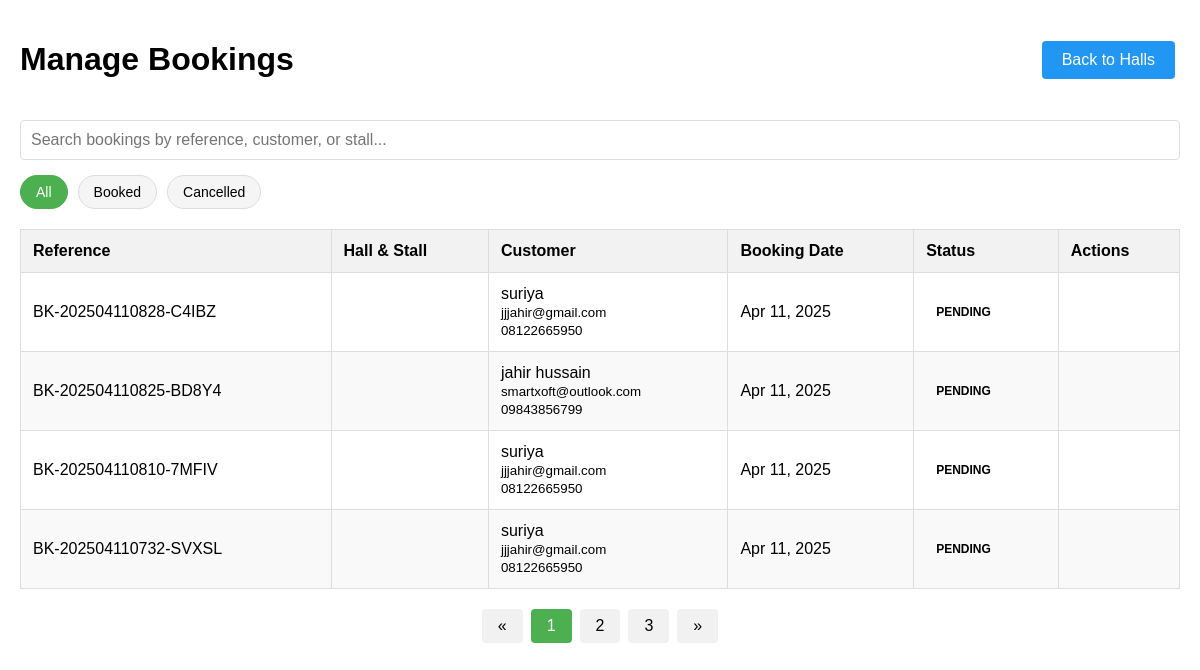
The page /bookings/ on the database as committed earlier.
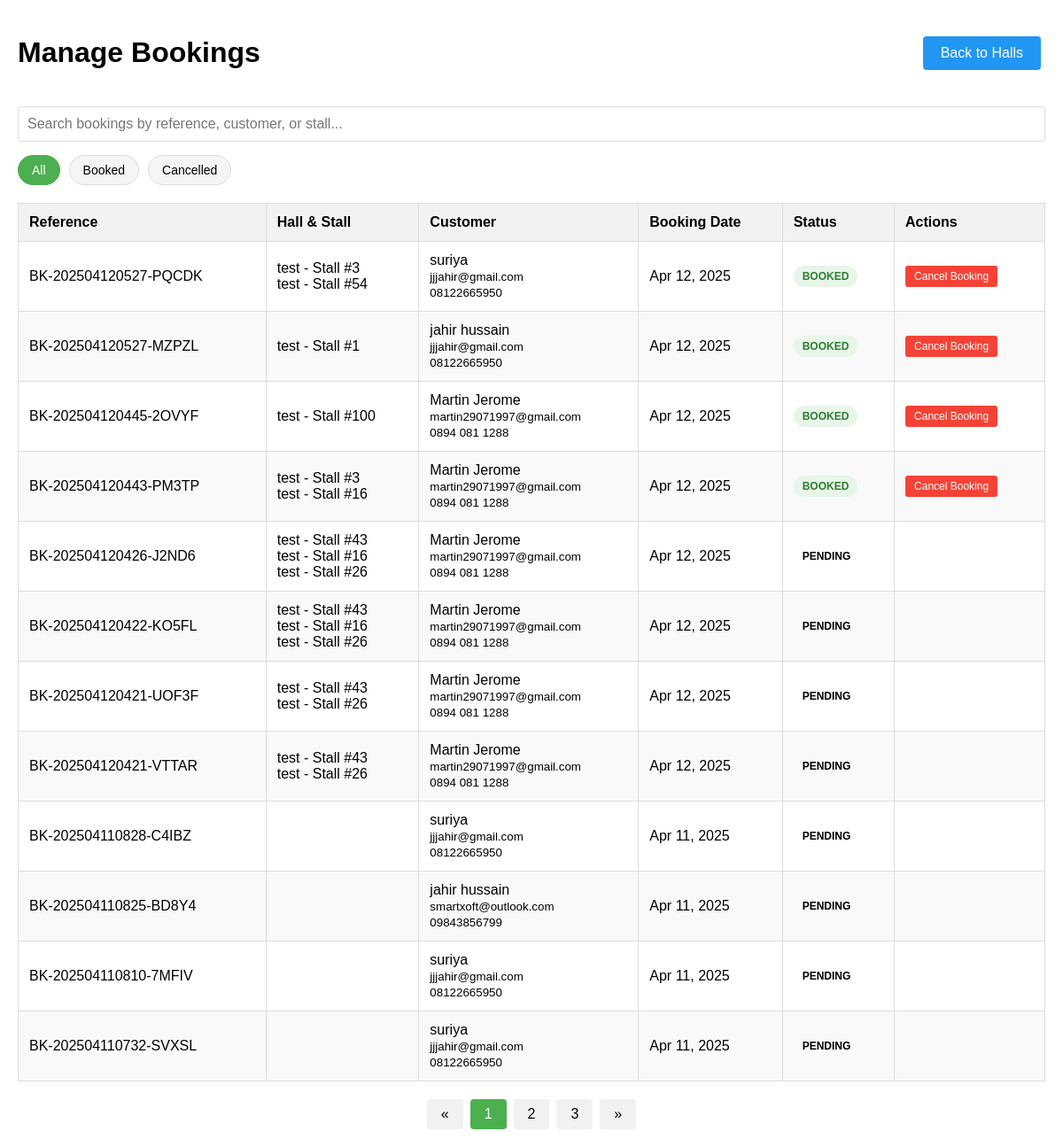
The same page on the database as committed later.
### halls/models.py (models this page shows, shortened)
class Booking(models.Model):
    STATUS_CHOICES = [
        ('booked', 'Booked'),
        ('cancelled', 'Cancelled'),
    ]
    stalls = models.ManyToManyField(Stall, related_name='bookings')
    customer_name = models.CharField(max_length=100)
    customer_email = models.EmailField()
    customer_phone = models.CharField(max_length=20)
    company_name = models.CharField(max_length=100, blank=True, null=True)
    booking_date = models.DateTimeField(default=timezone.now)
    status = models.CharField(max_length=20, choices=STATUS_CHOICES, default='booked')
    notes = models.TextField(blank=True, null=True)
    payment_status = models.BooleanField(default=False)
    booking_reference = models.CharField(max_length=20, unique=True)

class Stall(models.Model):
    STATUS_CHOICES = [
        ('available', 'Available'),
        ('booked', 'Booked'),
    ]
    hall = models.ForeignKey(Hall, on_delete=models.CASCADE, related_name='stalls')
    stall_number = models.CharField(max_length=20)
    x_start = models.IntegerField()
    y_start = models.IntegerField()
    width = models.IntegerField()
    height = models.IntegerField()
    selected_boxes = models.JSONField(default=list)
    status = models.CharField(max_length=20, choices=STATUS_CHOICES, default='available')
    price = models.DecimalField(max_digits=10, decimal_places=2, default=10.00)

class Hall(models.Model):
    name = models.CharField(max_length=100)
    length = models.IntegerField(help_text="Length in meters")
    breadth = models.IntegerField(help_text="Breadth in meters")

### halls/views.py (the view)
# urls.py: path('bookings/', views.manage_bookings, name='manage_bookings'),
def manage_bookings(request):
    bookings = Booking.objects.all().order_by('-booking_date')
    return render(request, 'halls/manage_bookings.html', {'bookings': bookings})

### templates/halls/manage_bookings.html (shortened to what this page needs)
<!DOCTYPE html>
<html lang="en">
<head>
</head>
<body>
    <div class="container">
        <div class="header">
            <h1>Manage Bookings</h1>
            <div>
                <a href="{% url 'index' %}" class="btn btn-primary">Back to Halls</a>
            </div>
        </div>
        <div class="filters">
            <div class="search-container">
                <input type="text" id="bookingSearchInput" placeholder="Search bookings by reference, customer, or stall..." class="search-input">
            </div>
            <div class="status-filter">
                <button class="filter-btn active" data-status="all">All</button>
                <button class="filter-btn" data-status="booked">Booked</button>
                <button class="filter-btn" data-status="cancelled">Cancelled</button>
            </div>
        </div>
        {% if bookings %}
        <table class="booking-table" id="bookingTable">
            <thead>
                <tr>
                    <th>Reference</th>
                    <th>Hall & Stall</th>
                    <th>Customer</th>
                    <th>Booking Date</th>
                    <th>Status</th>
                    <th>Actions</th>
                </tr>
            </thead>
            <tbody>
                {% for booking in bookings %}
                <tr data-status="{{ booking.status }}">
                    <td>{{ booking.booking_reference }}</td>
                    <td>
                        {% for stall in booking.stalls.all %}
                            {{ stall.hall.name }} - Stall #{{ stall.stall_number }}<br>
                        {% endfor %}
                    </td>
                    <td>
                        {{ booking.customer_name }}<br>
                        <small>{{ booking.customer_email }}</small><br>
                        <small>{{ booking.customer_phone }}</small>
                    </td>
                    <td>{{ booking.booking_date|date:"M d, Y" }}</td>
                    <td>
                        <span class="status-badge status-{{ booking.status }}">
                            {{ booking.get_status_display }}
                        </span>
                    </td>
                    <td>
                        <form method="post" action="{% url 'update_booking_status' booking.id %}" class="status-form" style="display: inline;">
                            {% if booking.status == 'booked' %}
                            <button type="submit" class="action-btn cancel">Cancel Booking</button>
                            {% elif booking.status == 'cancelled' %}
                            <input type="hidden" name="status" value="booked">
                            <button type="submit" class="action-btn restore">Restore Booking</button>
                            {% endif %}
                        </form>
                    </td>
                </tr>
                {% endfor %}
            </tbody>
        </table>
        <div class="pagination">
            <a href="#">&laquo;</a>
            <a href="#" class="active">1</a>
            <a href="#">2</a>
            <a href="#">3</a>
            <a href="#">&raquo;</a>
        </div>
        {% else %}
        <div style="text-align: center; padding: 50px;">
            <h3>No bookings found</h3>
            <p>No stall bookings have been made yet.</p>
        </div>
        {% endif %}
    </div>
</body>
</html>

Rows that differ between the two databases and show on the page:
added Booking: booking_reference "BK-202504120527-PQCDK", customer_name "suriya", customer_email "jjjahir@gmail.com", customer_phone "08122665950", booking_date "Apr 12, 2025", status "BOOKED", shows "Cancel Booking"
now on this page (row edited): Stall: hall.name "test", stall_number "3"
now on this page (row edited): Stall: hall.name "test", stall_number "54", shown under "BK-202504120527-PQCDK"
added Booking: booking_reference "BK-202504120527-MZPZL", customer_name "jahir hussain", customer_email "jjjahir@gmail.com", customer_phone "08122665950", booking_date "Apr 12, 2025", status "BOOKED", shows "Cancel Booking"
now on this page (row edited): Stall: hall.name "test", stall_number "1", shown under "BK-202504120527-MZPZL"
added Booking: booking_reference "BK-202504120445-2OVYF", customer_name "Martin Jerome", customer_email "martin29071997@gmail.com", customer_phone "0894 081 1288", booking_date "Apr 12, 2025", status "BOOKED", shows "Cancel Booking"
now on this page (row unchanged): Stall: hall.name "test", stall_number "100", shown under "BK-202504120445-2OVYF"
added Booking: booking_reference "BK-202504120443-PM3TP", customer_name "Martin Jerome", customer_email "martin29071997@gmail.com", customer_phone "0894 081 1288", booking_date "Apr 12, 2025", status "BOOKED", shows "Cancel Booking"
now on this page (row unchanged): Stall: hall.name "test", stall_number "16"
added Booking: booking_reference "BK-202504120426-J2ND6", customer_name "Martin Jerome", customer_email "martin29071997@gmail.com", customer_phone "0894 081 1288", booking_date "Apr 12, 2025", status "PENDING"
now on this page (row unchanged): Stall: hall.name "test", stall_number "43"
now on this page (row unchanged): Stall: hall.name "test", stall_number "26"
added Booking: booking_reference "BK-202504120422-KO5FL", customer_name "Martin Jerome", customer_email "martin29071997@gmail.com", customer_phone "0894 081 1288", booking_date "Apr 12, 2025", status "PENDING"
added Booking: booking_reference "BK-202504120421-UOF3F", customer_name "Martin Jerome", customer_email "martin29071997@gmail.com", customer_phone "0894 081 1288", booking_date "Apr 12, 2025", status "PENDING"
added Booking: booking_reference "BK-202504120421-VTTAR", customer_name "Martin Jerome", customer_email "martin29071997@gmail.com", customer_phone "0894 081 1288", booking_date "Apr 12, 2025", status "PENDING"
